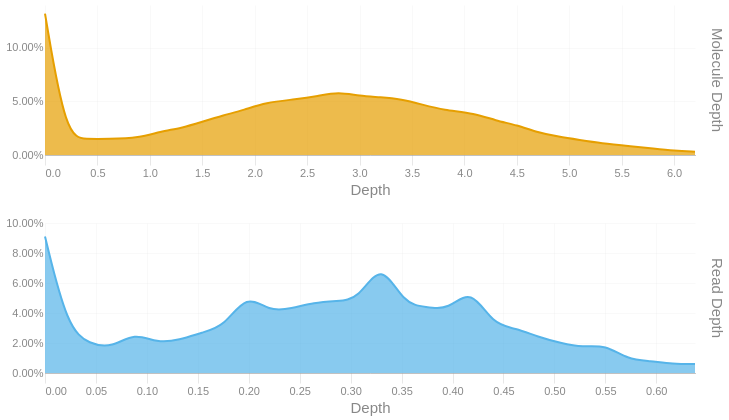

Notebook code cell kept with this figure:
### Code cell
readdep = depth_hist(tb['Read Depth'], q99, 3)
readdep = readdep.with_columns(pl.lit('Read Depth').alias('Metric'))
if not SKIPLR:
    moldep = depth_hist(tb['Molecule Depth'], mol_q99, 1)
    moldep = moldep.with_columns(pl.lit('Molecule Depth').alias('Metric'))
    _hist = pl.concat([readdep, moldep])
    _hist = _hist.filter(pl.col('Proportion') != 0)
    with SafeRender(_hist):
        (
            alt.Chart(_hist)        
            .mark_area(interpolate = "basis")
            .encode(
                x=alt.X('Bin:Q').scale(domainMin=0).axis(alt.Axis(title='Depth')),
                y = alt.Y('Proportion:Q', title = None).axis(format = '.2%'),
                color = alt.Color('Metric:N').legend(None),
                row = alt.Row("Metric:N").header(title = None, labelOrient = 'right'),
                tooltip = [
                    alt.Tooltip("Metric:N", title = "Metric"),
                    alt.Tooltip('Interval:N', title = "Depth Interval"),
                    alt.Tooltip('Proportion:Q', title = "% Alignments").format('.2%')
                ]
            )
            .resolve_scale(x='independent', y='independent')
            .properties(
                height = 150, width = 650,
                usermeta={'embedOptions': {'downloadFileName': f'{samplename}.depth.hist'}}
            )
        ).display()
else:
    readdep = readdep.filter(pl.col('Proportion') != 0)
    with SafeRender(readdep):
        (
            alt.Chart(readdep)        
            .mark_area(interpolate = "basis")
            .encode(
                x=alt.X('Bin:Q').scale(domainMin=0).axis(alt.Axis(title='Depth')),
                y = alt.Y('Proportion:Q', title = None).axis(format = '.2%'),
                tooltip = [
                    alt.Tooltip('Interval:N', title = "Depth Interval"),
                    alt.Tooltip('Proportion:Q', title = "% Alignments").format('.2%')
                ]
            )
            .properties(
                usermeta={'embedOptions': {'downloadFileName': f'{samplename}.depth.hist'}}
            )
        ).display()

### Figure 1 — Vega-Lite specification as saved in the notebook (floating-point values rounded to 4 significant figures)
{"width": 650, "height": 150, "config": {"title": {"anchor": "start", "dy": -15, "fontSize": 18, "color": "#888888", "subtitleColor": "#888888", "subtitleFontSize": 14}, "arc": {"fill": "#0072B2"}, "axis": {"domainColor": "#888888", "domainWidth": 0.5, "gridWidth": 0.2, "grid": false, "titleFontWeight": 400, "titleFontSize": 15, "labelFontSize": 11, "labelColor": "#888888", "tickColor": "#888888", "tickWidth": 0.2, "titleColor": "#888888"}, "axisBand": {"grid": false}, "axisX": {"grid": true, "tickSize": 10, "domainCap": "round"}, "axisY": {"domain": false, "grid": true, "tickSize": 0, "domainCap": "round"}, "background": "transparent", "header": {"labelFontSize": 15, "labelColor": "#888888", "titleFontSize": 15, "titleFontWeight": 600, "titleColor": "#888888"}, "legend": {"labelFont": "sans-serif", "labelFontSize": 12, "labelColor": "#888888", "symbolSize": 100, "symbolType": "circle", "titleFontSize": 12, "titlePadding": 10, "titleColor": "#888888", "title": null}, "range": {"category": ["#E69F00", "#56B4E9", "#009E73", "#F0E442", "#0072B2", "#D55E00", "#CC79A7", "#000000"], "diverging": ["#cfe8f3", "#a2d4ec", "#73bfe2", "#46abdb", "#1696d2", "#12719e"]}, "area": {"fill": "#0072B2", "fillOpacity": 0.7, "line": true, "strokeOpacity": 0.7}, "line": {"color": "#0072B2", "stroke": "#0072B2", "strokeWidth": 2}, "trail": {"color": "#0072B2", "stroke": "#0072B2", "strokeWidth": 0, "size": 1}, "point": {"filled": true, "fillOpacity": 1.0, "size": 95}, "text": {"color": "#888888", "fontSize": 11, "align": "right", "fontWeight": 400, "size": 11}, "bar": {"fill": "#0072B2", "stroke": null}, "view": {"stroke": null, "continuousWidth": 660, "continuousHeight": 400}}, "data": {"name": "data-af9ba811eacb0246a48f2af271064557"}, "mark": {"type": "area", "interpolate": "basis"}, "encoding": {"color": {"field": "Metric", "legend": null, "type": "nominal"}, "row": {"field": "Metric", "header": {"title": null, "labelOrient": "right"}, "type": "nominal"}, "tooltip": [{"field": "Metric", "title": "Metric", "type": "nominal"}, {"field": "Interval", "title": "Depth Interval", "type": "nominal"}, {"field": "Proportion", "format": ".2%", "title": "% Alignments", "type": "quantitative"}], "x": {"axis": {"title": "Depth"}, "field": "Bin", "scale": {"domainMin": 0}, "type": "quantitative"}, "y": {"axis": {"format": ".2%"}, "field": "Proportion", "title": null, "type": "quantitative"}}, "resolve": {"scale": {"x": "independent", "y": "independent"}}, "usermeta": {"embedOptions": {"downloadFileName": "TF26LRJL0087_50B_L_10484332_23Y22YLT4_L7.depth.hist"}}, "$schema": "https://vega.github.io/schema/vega-lite/v6.4.1.json", "datasets": {"data-af9ba811eacb0246a48f2af271064557": [{"Bin": 0.0, "Interval": "0.0-0.022", "Proportion": 0.091, "Metric": "Read Depth"}, {"Bin": 0.022, "Interval": "0.022-0.044", "Proportion": 0.03, "Metric": "Read Depth"}, {"Bin": 0.044, "Interval": "0.044-0.066", "Proportion": 0.019, "Metric": "Read Depth"}, {"Bin": 0.066, "Interval": "0.066-0.088", "Proportion": 0.017, "Metric": "Read Depth"}, {"Bin": 0.088, "Interval": "0.088-0.11", "Proportion": 0.027, "Metric": "Read Depth"}, {"Bin": 0.11, "Interval": "0.11-0.132", "Proportion": 0.02, "Metric": "Read Depth"}, {"Bin": 0.132, "Interval": "0.132-0.154", "Proportion": 0.022, "Metric": "Read Depth"}, {"Bin": 0.154, "Interval": "0.154-0.176", "Proportion": 0.027, "Metric": "Read Depth"}, {"Bin": 0.176, "Interval": "0.176-0.198", "Proportion": 0.031, "Metric": "Read Depth"}, {"Bin": 0.198, "Interval": "0.198-0.22", "Proportion": 0.053, "Metric": "Read Depth"}, {"Bin": 0.22, "Interval": "0.22-0.242", "Proportion": 0.041, "Metric": "Read Depth"}, {"Bin": 0.242, "Interval": "0.242-0.264", "Proportion": 0.043, "Metric": "Read Depth"}, {"Bin": 0.264, "Interval": "0.264-0.286", "Proportion": 0.047, "Metric": "Read Depth"}, {"Bin": 0.286, "Interval": "0.286-0.308", "Proportion": 0.048, "Metric": "Read Depth"}, {"Bin": 0.308, "Interval": "0.308-0.33", "Proportion": 0.049, "Metric": "Read Depth"}, {"Bin": 0.33, "Interval": "0.33-0.352", "Proportion": 0.075, "Metric": "Read Depth"}, {"Bin": 0.352, "Interval": "0.352-0.374", "Proportion": 0.046, "Metric": "Read Depth"}, {"Bin": 0.374, "Interval": "0.374-0.396", "Proportion": 0.044, "Metric": "Read Depth"}, {"Bin": 0.396, "Interval": "0.396-0.418", "Proportion": 0.042, "Metric": "Read Depth"}, {"Bin": 0.418, "Interval": "0.418-0.44", "Proportion": 0.057, "Metric": "Read Depth"}, {"Bin": 0.44, "Interval": "0.44-0.462", "Proportion": 0.032, "Metric": "Read Depth"}, {"Bin": 0.462, "Interval": "0.462-0.484", "Proportion": 0.03, "Metric": "Read Depth"}, {"Bin": 0.484, "Interval": "0.484-0.506", "Proportion": 0.024, "Metric": "Read Depth"}, {"Bin": 0.506, "Interval": "0.506-0.528", "Proportion": 0.02, "Metric": "Read Depth"}, {"Bin": 0.528, "Interval": "0.528-0.55", "Proportion": 0.017, "Metric": "Read Depth"}, {"Bin": 0.55, "Interval": "0.55-0.572", "Proportion": 0.019, "Metric": "Read Depth"}, {"Bin": 0.572, "Interval": "0.572-0.594", "Proportion": 0.009, "Metric": "Read Depth"}, {"Bin": 0.594, "Interval": "0.594-0.616", "Proportion": 0.008, "Metric": "Read Depth"}, {"Bin": 0.616, "Interval": "0.616-0.638", "Proportion": 0.006, "Metric": "Read Depth"}, {"Bin": 0.638, "Interval": "0.638-0.66", "Proportion": 0.006, "Metric": "Read Depth"}, {"Bin": 0.0, "Interval": "0.0-0.2", "Proportion": 0.132, "Metric": "Molecule Depth"}, {"Bin": 0.2, "Interval": "0.2-0.4", "Proportion": 0.016, "Metric": "Molecule Depth"}, {"Bin": 0.4, "Interval": "0.4-0.6", "Proportion": 0.015, "Metric": "Molecule Depth"}, {"Bin": 0.6, "Interval": "0.6-0.9", "Proportion": 0.015, "Metric": "Molecule Depth"}, {"Bin": 0.9, "Interval": "0.9-1.1", "Proportion": 0.016, "Metric": "Molecule Depth"}, {"Bin": 1.1, "Interval": "1.1-1.3", "Proportion": 0.022, "Metric": "Molecule Depth"}, {"Bin": 1.3, "Interval": "1.3-1.5", "Proportion": 0.025, "Metric": "Molecule Depth"}, {"Bin": 1.5, "Interval": "1.5-1.7", "Proportion": 0.031, "Metric": "Molecule Depth"}, {"Bin": 1.7, "Interval": "1.7-1.9", "Proportion": 0.037, "Metric": "Molecule Depth"}, {"Bin": 1.9, "Interval": "1.9-2.1", "Proportion": 0.042, "Metric": "Molecule Depth"}, {"Bin": 2.1, "Interval": "2.1-2.4", "Proportion": 0.049, "Metric": "Molecule Depth"}, {"Bin": 2.4, "Interval": "2.4-2.6", "Proportion": 0.052, "Metric": "Molecule Depth"}, {"Bin": 2.6, "Interval": "2.6-2.8", "Proportion": 0.055, "Metric": "Molecule Depth"}, {"Bin": 2.8, "Interval": "2.8-3.0", "Proportion": 0.059, "Metric": "Molecule Depth"}, {"Bin": 3.0, "Interval": "3.0-3.2", "Proportion": 0.055, "Metric": "Molecule Depth"}, {"Bin": 3.2, "Interval": "3.2-3.4", "Proportion": 0.054, "Metric": "Molecule Depth"}, {"Bin": 3.4, "Interval": "3.4-3.6", "Proportion": 0.052, "Metric": "Molecule Depth"}, {"Bin": 3.6, "Interval": "3.6-3.8", "Proportion": 0.047, "Metric": "Molecule Depth"}, {"Bin": 3.8, "Interval": "3.8-4.1", "Proportion": 0.042, "Metric": "Molecule Depth"}, {"Bin": 4.1, "Interval": "4.1-4.3", "Proportion": 0.039, "Metric": "Molecule Depth"}, {"Bin": 4.3, "Interval": "4.3-4.5", "Proportion": 0.032, "Metric": "Molecule Depth"}, {"Bin": 4.5, "Interval": "4.5-4.7", "Proportion": 0.028, "Metric": "Molecule Depth"}, {"Bin": 4.7, "Interval": "4.7-4.9", "Proportion": 0.021, "Metric": "Molecule Depth"}, {"Bin": 4.9, "Interval": "4.9-5.1", "Proportion": 0.017, "Metric": "Molecule Depth"}, {"Bin": 5.1, "Interval": "5.1-5.3", "Proportion": 0.014, "Metric": "Molecule Depth"}, {"Bin": 5.3, "Interval": "5.3-5.6", "Proportion": 0.011, "Metric": "Molecule Depth"}, {"Bin": 5.6, "Interval": "5.6-5.8", "Proportion": 0.008, "Metric": "Molecule Depth"}, {"Bin": 5.8, "Interval": "5.8-6.0", "Proportion": 0.006, "Metric": "Molecule Depth"}, {"Bin": 6.0, "Interval": "6.0-6.2", "Proportion": 0.004, "Metric": "Molecule Depth"}, {"Bin": 6.2, "Interval": "6.2-6.41", "Proportion": 0.003, "Metric": "Molecule Depth"}]}}
